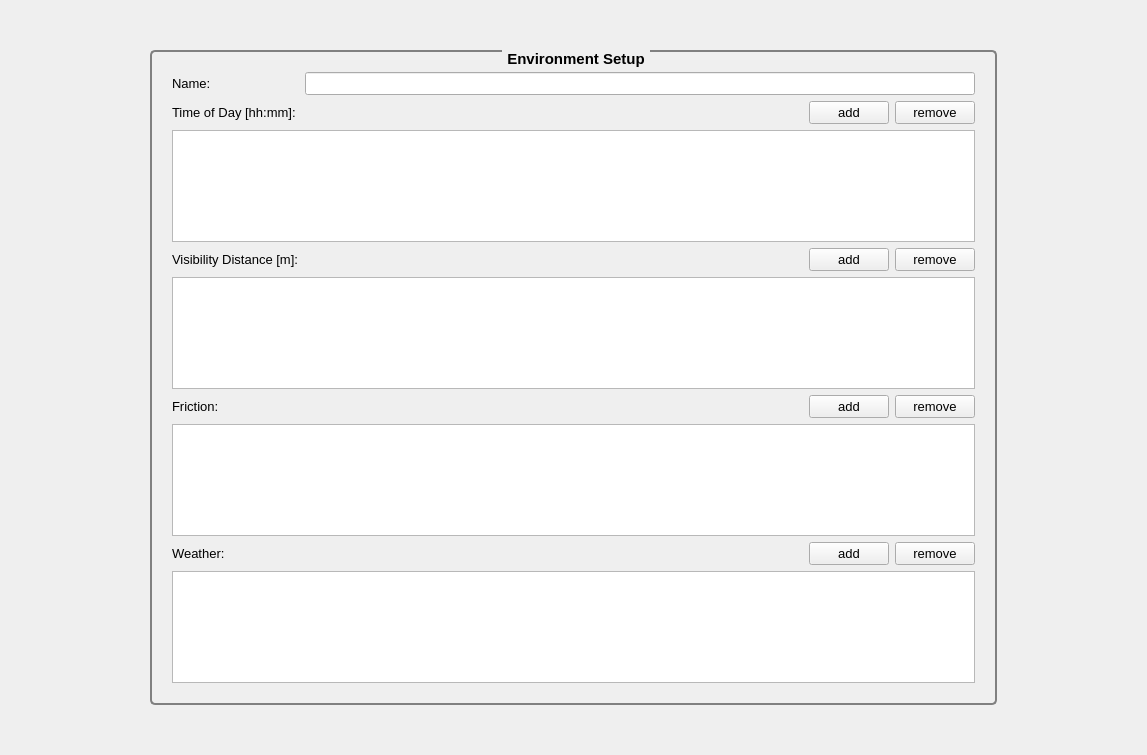
<?xml version="1.0" encoding="UTF-8"?>
<ui version="4.0">
 <class>EnvironmentView</class>
 <widget class="QWidget" name="EnvironmentView">
  <property name="geometry">
   <rect>
    <x>0</x>
    <y>0</y>
    <width>1147</width>
    <height>755</height>
   </rect>
  </property>
  <property name="windowTitle">
   <string>Form</string>
  </property>
  <property name="styleSheet">
   <string notr="true">QGroupBox{border:2px solid gray;border-radius:5px;margin-top: 4ex;} QGroupBox::title{subcontrol-origin: margin;subcontrol-position:top center;padding:0 3px;}</string>
  </property>
  <layout class="QVBoxLayout" name="verticalLayout">
   <property name="leftMargin">
    <number>150</number>
   </property>
   <property name="topMargin">
    <number>50</number>
   </property>
   <property name="rightMargin">
    <number>150</number>
   </property>
   <property name="bottomMargin">
    <number>50</number>
   </property>
   <item>
    <widget class="QGroupBox" name="groupBox">
     <property name="font">
      <font>
       <pointsize>11</pointsize>
       <weight>75</weight>
       <bold>true</bold>
      </font>
     </property>
     <property name="title">
      <string>Environment Setup</string>
     </property>
     <property name="alignment">
      <set>Qt::AlignCenter</set>
     </property>
     <property name="flat">
      <bool>false</bool>
     </property>
     <layout class="QFormLayout" name="formLayout">
      <property name="leftMargin">
       <number>20</number>
      </property>
      <property name="topMargin">
       <number>20</number>
      </property>
      <property name="rightMargin">
       <number>20</number>
      </property>
      <property name="bottomMargin">
       <number>20</number>
      </property>
      <item row="1" column="0">
       <widget class="QLabel" name="Name_label">
        <property name="font">
         <font>
          <pointsize>10</pointsize>
          <weight>50</weight>
          <bold>false</bold>
         </font>
        </property>
        <property name="text">
         <string>Name:</string>
        </property>
       </widget>
      </item>
      <item row="1" column="1">
       <widget class="QLineEdit" name="Name">
        <property name="font">
         <font>
          <pointsize>10</pointsize>
          <weight>50</weight>
          <bold>false</bold>
         </font>
        </property>
       </widget>
      </item>
      <item row="2" column="0">
       <widget class="QLabel" name="TimeOfDay_label">
        <property name="font">
         <font>
          <pointsize>10</pointsize>
          <weight>50</weight>
          <bold>false</bold>
         </font>
        </property>
        <property name="text">
         <string>Time of Day [hh:mm]:</string>
        </property>
       </widget>
      </item>
      <item row="2" column="1">
       <layout class="QHBoxLayout" name="TimeOfDay_Buttons">
        <item>
         <spacer name="horizontalSpacer">
          <property name="orientation">
           <enum>Qt::Horizontal</enum>
          </property>
          <property name="sizeHint" stdset="0">
           <size>
            <width>40</width>
            <height>20</height>
           </size>
          </property>
         </spacer>
        </item>
        <item>
         <widget class="QLabel" name="TimeOfDay_ProbabilityError">
          <property name="font">
           <font>
            <pointsize>10</pointsize>
            <weight>75</weight>
            <bold>true</bold>
           </font>
          </property>
          <property name="styleSheet">
           <string notr="true">QLabel { color: red; } </string>
          </property>
          <property name="text">
           <string/>
          </property>
         </widget>
        </item>
        <item>
         <widget class="QPushButton" name="add_TimeOfDay">
          <property name="font">
           <font>
            <pointsize>10</pointsize>
            <weight>50</weight>
            <bold>false</bold>
           </font>
          </property>
          <property name="text">
           <string>add</string>
          </property>
         </widget>
        </item>
        <item>
         <widget class="QPushButton" name="remove_TimeOfDay">
          <property name="font">
           <font>
            <pointsize>10</pointsize>
            <weight>50</weight>
            <bold>false</bold>
           </font>
          </property>
          <property name="text">
           <string>remove</string>
          </property>
         </widget>
        </item>
       </layout>
      </item>
      <item row="4" column="0" colspan="2">
       <widget class="QTableView" name="TimeOfDay">
        <property name="minimumSize">
         <size>
          <width>0</width>
          <height>100</height>
         </size>
        </property>
        <property name="font">
         <font>
          <pointsize>10</pointsize>
         </font>
        </property>
        <property name="locale">
         <locale language="C" country="AnyCountry"/>
        </property>
        <attribute name="horizontalHeaderCascadingSectionResizes">
         <bool>false</bool>
        </attribute>
        <attribute name="horizontalHeaderDefaultSectionSize">
         <number>100</number>
        </attribute>
        <attribute name="horizontalHeaderHighlightSections">
         <bool>false</bool>
        </attribute>
        <attribute name="horizontalHeaderStretchLastSection">
         <bool>true</bool>
        </attribute>
        <attribute name="verticalHeaderVisible">
         <bool>true</bool>
        </attribute>
        <attribute name="verticalHeaderCascadingSectionResizes">
         <bool>false</bool>
        </attribute>
       </widget>
      </item>
      <item row="5" column="0">
       <widget class="QLabel" name="VisibilityDistance_label">
        <property name="font">
         <font>
          <pointsize>10</pointsize>
          <weight>50</weight>
          <bold>false</bold>
         </font>
        </property>
        <property name="text">
         <string>Visibility Distance [m]:</string>
        </property>
       </widget>
      </item>
      <item row="5" column="1">
       <layout class="QHBoxLayout" name="horizontalLayout_2">
        <item>
         <spacer name="horizontalSpacer_3">
          <property name="orientation">
           <enum>Qt::Horizontal</enum>
          </property>
          <property name="sizeHint" stdset="0">
           <size>
            <width>40</width>
            <height>20</height>
           </size>
          </property>
         </spacer>
        </item>
        <item>
         <widget class="QLabel" name="VisibilityDistance_ProbabilityError">
          <property name="font">
           <font>
            <pointsize>10</pointsize>
            <weight>75</weight>
            <bold>true</bold>
           </font>
          </property>
          <property name="styleSheet">
           <string notr="true">QLabel { color: red; } </string>
          </property>
          <property name="text">
           <string/>
          </property>
         </widget>
        </item>
        <item>
         <widget class="QPushButton" name="add_VisibilityDistance">
          <property name="font">
           <font>
            <pointsize>10</pointsize>
            <weight>50</weight>
            <bold>false</bold>
           </font>
          </property>
          <property name="text">
           <string>add</string>
          </property>
         </widget>
        </item>
        <item>
         <widget class="QPushButton" name="remove_VisibilityDistance">
          <property name="font">
           <font>
            <pointsize>10</pointsize>
            <weight>50</weight>
            <bold>false</bold>
           </font>
          </property>
          <property name="text">
           <string>remove</string>
          </property>
         </widget>
        </item>
       </layout>
      </item>
      <item row="6" column="0" colspan="2">
       <widget class="QTableView" name="VisibilityDistance">
        <property name="minimumSize">
         <size>
          <width>0</width>
          <height>100</height>
         </size>
        </property>
        <property name="locale">
         <locale language="C" country="AnyCountry"/>
        </property>
        <attribute name="horizontalHeaderHighlightSections">
         <bool>false</bool>
        </attribute>
        <attribute name="horizontalHeaderStretchLastSection">
         <bool>true</bool>
        </attribute>
        <attribute name="verticalHeaderVisible">
         <bool>true</bool>
        </attribute>
       </widget>
      </item>
      <item row="7" column="0">
       <widget class="QLabel" name="Friction_label">
        <property name="font">
         <font>
          <pointsize>10</pointsize>
          <weight>50</weight>
          <bold>false</bold>
         </font>
        </property>
        <property name="text">
         <string>Friction:</string>
        </property>
       </widget>
      </item>
      <item row="7" column="1">
       <layout class="QHBoxLayout" name="horizontalLayout_3">
        <item>
         <spacer name="spacer">
          <property name="orientation">
           <enum>Qt::Horizontal</enum>
          </property>
          <property name="sizeHint" stdset="0">
           <size>
            <width>40</width>
            <height>20</height>
           </size>
          </property>
         </spacer>
        </item>
        <item>
         <widget class="QLabel" name="Friction_ProbabilityError">
          <property name="font">
           <font>
            <pointsize>10</pointsize>
            <weight>75</weight>
            <bold>true</bold>
           </font>
          </property>
          <property name="styleSheet">
           <string notr="true">QLabel { color: red; } </string>
          </property>
          <property name="text">
           <string/>
          </property>
         </widget>
        </item>
        <item>
         <widget class="QPushButton" name="add_Friction">
          <property name="font">
           <font>
            <pointsize>10</pointsize>
            <weight>50</weight>
            <bold>false</bold>
           </font>
          </property>
          <property name="text">
           <string>add</string>
          </property>
         </widget>
        </item>
        <item>
         <widget class="QPushButton" name="remove_Friction">
          <property name="font">
           <font>
            <pointsize>10</pointsize>
            <weight>50</weight>
            <bold>false</bold>
           </font>
          </property>
          <property name="text">
           <string>remove</string>
          </property>
         </widget>
        </item>
       </layout>
      </item>
      <item row="8" column="0" colspan="2">
       <widget class="QTableView" name="Friction">
        <property name="minimumSize">
         <size>
          <width>0</width>
          <height>100</height>
         </size>
        </property>
        <property name="locale">
         <locale language="C" country="AnyCountry"/>
        </property>
        <attribute name="horizontalHeaderHighlightSections">
         <bool>false</bool>
        </attribute>
        <attribute name="horizontalHeaderStretchLastSection">
         <bool>true</bool>
        </attribute>
        <attribute name="verticalHeaderVisible">
         <bool>true</bool>
        </attribute>
       </widget>
      </item>
      <item row="9" column="0">
       <widget class="QLabel" name="Weather_label">
        <property name="font">
         <font>
          <pointsize>10</pointsize>
          <weight>50</weight>
          <bold>false</bold>
         </font>
        </property>
        <property name="text">
         <string>Weather:</string>
        </property>
       </widget>
      </item>
      <item row="9" column="1">
       <layout class="QHBoxLayout" name="horizontalLayout_4">
        <item>
         <spacer name="horizontalSpacer_4">
          <property name="orientation">
           <enum>Qt::Horizontal</enum>
          </property>
          <property name="sizeHint" stdset="0">
           <size>
            <width>40</width>
            <height>20</height>
           </size>
          </property>
         </spacer>
        </item>
        <item>
         <widget class="QLabel" name="Weather_ProbabilityError">
          <property name="font">
           <font>
            <pointsize>10</pointsize>
            <weight>75</weight>
            <bold>true</bold>
           </font>
          </property>
          <property name="styleSheet">
           <string notr="true">QLabel { color: red; } </string>
          </property>
          <property name="text">
           <string/>
          </property>
         </widget>
        </item>
        <item>
         <widget class="QPushButton" name="add_Weather">
          <property name="font">
           <font>
            <pointsize>10</pointsize>
            <weight>50</weight>
            <bold>false</bold>
           </font>
          </property>
          <property name="text">
           <string>add</string>
          </property>
         </widget>
        </item>
        <item>
         <widget class="QPushButton" name="remove_Weather">
          <property name="font">
           <font>
            <pointsize>10</pointsize>
            <weight>50</weight>
            <bold>false</bold>
           </font>
          </property>
          <property name="text">
           <string>remove</string>
          </property>
         </widget>
        </item>
       </layout>
      </item>
      <item row="10" column="0" colspan="2">
       <widget class="QTableView" name="Weather">
        <property name="minimumSize">
         <size>
          <width>0</width>
          <height>100</height>
         </size>
        </property>
        <property name="locale">
         <locale language="C" country="AnyCountry"/>
        </property>
        <attribute name="horizontalHeaderHighlightSections">
         <bool>false</bool>
        </attribute>
        <attribute name="horizontalHeaderStretchLastSection">
         <bool>true</bool>
        </attribute>
        <attribute name="verticalHeaderVisible">
         <bool>true</bool>
        </attribute>
       </widget>
      </item>
     </layout>
    </widget>
   </item>
  </layout>
 </widget>
 <resources/>
 <connections/>
</ui>
